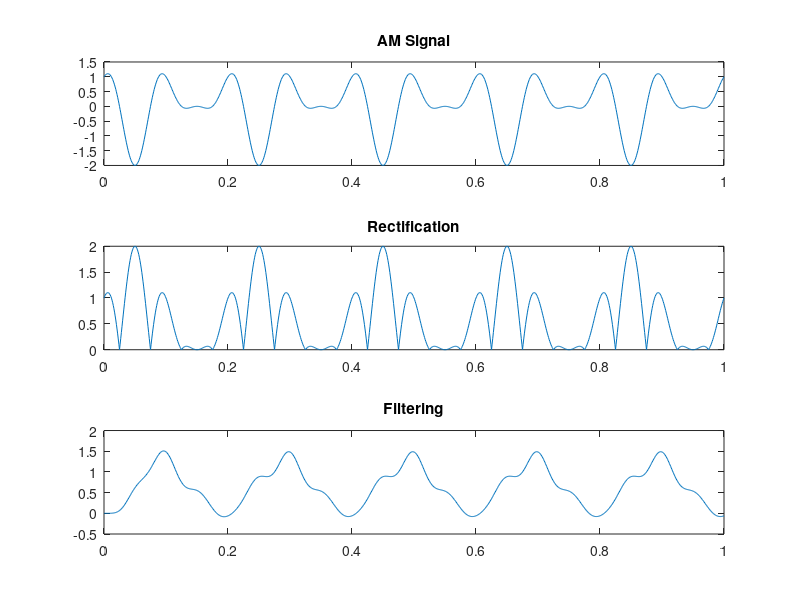

This chart was generated by the following MATLAB code:
% Generating AM signal and demonstrating demodulation interactively in MATLAB
% Modulation signal
Fs = 1000; % Sampling frequency
t = 0:1/Fs:1; % Time vector
fc = 10; % Carrier frequency
Ac = 1; % Carrier amplitude
mt = sin(2*pi*5*t); % Modulation signal
AM = (1 + mt) .* Ac .* cos(2*pi*fc*t); % AM signal

% Rectification
AM_rectification = abs(AM);

% Filtering (Low-pass filter)
cutoff_freq = 15; % Cutoff frequency
[b, a] = butter(6, cutoff_freq/(Fs/2), 'low'); % Filter coefficients
AM_filtered = filter(b, a, AM_rectification);

% Visualizing the results
figure;
subplot(3, 1, 1);
plot(t, AM);
title('AM Signal');
subplot(3, 1, 2);
plot(t, AM_rectification);
title('Rectification');
subplot(3, 1, 3);
plot(t, AM_filtered);
title('Filtering');
